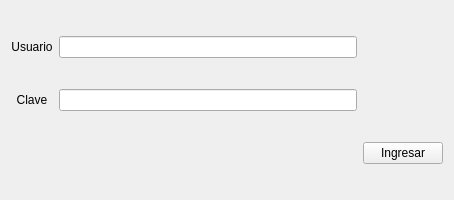
<?xml version="1.0" encoding="UTF-8"?>
<ui version="4.0">
 <class>Login</class>
 <widget class="QWidget" name="Login">
  <property name="geometry">
   <rect>
    <x>0</x>
    <y>0</y>
    <width>454</width>
    <height>200</height>
   </rect>
  </property>
  <property name="windowTitle">
   <string>Form</string>
  </property>
  <layout class="QGridLayout" name="gridLayout">
   <item row="1" column="0">
    <widget class="QLabel" name="lClave">
     <property name="text">
      <string>Clave</string>
     </property>
     <property name="alignment">
      <set>Qt::AlignCenter</set>
     </property>
    </widget>
   </item>
   <item row="0" column="0">
    <widget class="QLabel" name="lUsuario">
     <property name="layoutDirection">
      <enum>Qt::LeftToRight</enum>
     </property>
     <property name="text">
      <string>Usuario</string>
     </property>
     <property name="alignment">
      <set>Qt::AlignCenter</set>
     </property>
    </widget>
   </item>
   <item row="2" column="2">
    <widget class="QPushButton" name="pbIngresar">
     <property name="text">
      <string>Ingresar</string>
     </property>
    </widget>
   </item>
   <item row="1" column="1">
    <widget class="QLineEdit" name="leClave">
     <property name="focusPolicy">
      <enum>Qt::WheelFocus</enum>
     </property>
     <property name="echoMode">
      <enum>QLineEdit::Password</enum>
     </property>
    </widget>
   </item>
   <item row="0" column="1">
    <widget class="QLineEdit" name="leUsuario"/>
   </item>
  </layout>
 </widget>
 <resources/>
 <connections/>
</ui>
